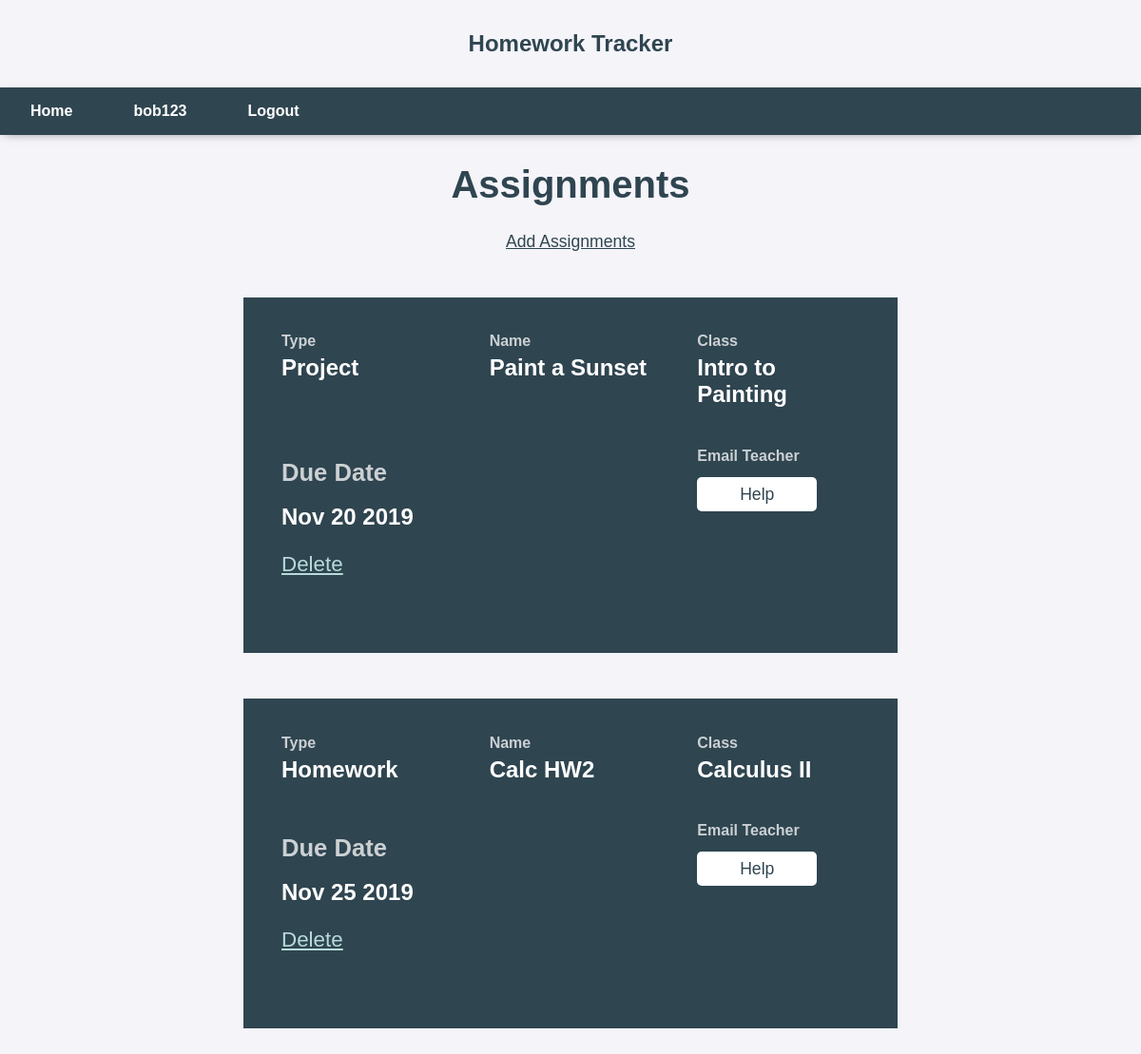
The page /assignments.php (signed in) on the database its author committed.
### tables this page shows
create table assignment
(assignmentID int(5) unsigned auto_increment not null,
username varchar(20) not null,
classID char(10) not null,
assignmentType char(8) not null,
assignmentName varchar(25) not null,
dueDate date not null,
primary key(assignmentID),
constraint FK_userTable foreign key (username)
	references user(username)
	ON DELETE CASCADE,
constraint FK_classID foreign key (classID)
	references class(classID)
	ON DELETE CASCADE
);

create table class
(classID char(10) not null,
username varchar(20) not null,
className varchar(30) not null,
teacher varchar(15) not null,
email varchar(45),
primary key(classID, username),
constraint FK_username foreign key (username)
	references user(username)
	ON DELETE CASCADE
);

### loginCheck.php (called while the page is built, shortened)
<?php
function isLoggedIn()
{
	if (isset($_SESSION['valid_user'])) {
		return true;
	}else{
		return false;
	}
}
?>

### assignments.php (the view, shortened to what this page needs)
<!DOCTYPE html>
<html lang="en">
<head>
<link rel="stylesheet" href="generalstylesheet.css">
<link rel="stylesheet" href="assignments.css">
<link rel="stylesheet" href="errormsg.css">
</head>
<body>
  <h1>Homework Tracker</h1>
  <?php
    include('loginCheck.php');
    if (isLoggedIn()){
      $username = $_SESSION['valid_user'];
      echo "
      <nav>
        <ul>
          <li><a href=\"index.html\">Home</a></li>
          <li><a href=\"login.php\">$username</a></li>
          <li><a href=\"logout.php\">Logout</a></li>
        </ul>
      </nav>";
      echo "<h1 id='header'>Assignments</h1>";
      echo "<div id='centered'><a href='addAssignments.php'>Add Assignments</a></div>";
      $query = "SELECT class.className, class.email, assignmentType, assignmentName, DATE_FORMAT(dueDate, '%b %e %Y') dueDate
      FROM assignment
      INNER JOIN class on class.classID = assignment.classID
      AND class.username = assignment.username
      WHERE class.username='".$username."'
      ORDER BY dueDate ASC";
      $assignments = mysqli_query($db, $query);
      echo "<div id='container'>";
      if(mysqli_query($db, $query)){
        while ($row = mysqli_fetch_array($assignments)) {
          echo "<div class='row-container'>";
          echo "<div class=\"row\">";
          echo "<div class=\"column left\">";
          echo "<h4>Type</h4>";
          echo "<h2>".$row['assignmentType']."</h2>";
          echo "</div>";
          echo "<div class=\"column mid\">";
          echo "<h4>Name</h4>";
          echo "<h2>".$row['assignmentName']."</h2>";
          echo "</div>";
          echo "<div class=\"column right\">";
          echo "<h4>Class</h4>";
          echo "<h2>".$row['className']."</h2>";
          echo "</div>";
          echo "</div>";
          echo "<div class=\"row\">";
          echo "<div class=\"column l\">";
          echo "<h4>Due Date</h4>";
          echo "<h2>".$row['dueDate']."</h2>";
          $assignmentName = $row['assignmentName'];
          echo "<a href='deleteAssignment.php?id=".$assignmentName."'>Delete</a>";
          echo "</div>";
          echo "<div class=\"column r\">";
          echo "<h4>Email Teacher</h4>";
          $email = $row['email'];
          echo "<a href=\"mailto:$email?Subject=Homework%20Help\" target='_top'>Help</a>";
          echo "</div>";
          echo "</div>";
          echo"</div>";
        }
        echo "</div>";
      }else {
        echo "<div id='error'>";
        echo "<h2>There was an error, please contact <a href='mailto:eq6679uu@metrostate.edu?Subject=Error' target='_top'>Jaclyn Cao.</a></h2>";
        echo "</div>";
      }
    }
    else
    {
      notLoggedIn();
    }
  ?>
</body>
</html>

### generalstylesheet.css (style rules this page uses)
body { font-family: sans-serif; margin: 0; padding: 0; background-color: #f4f4f9; }
h1:first-of-type { font-size: 1.5rem; padding: 2rem; text-align: center; color: #2f4550; background-color: #f4f4f9; margin: 0 }
nav ul { float: left; margin: 0; padding: 0; background-color: #2f4550; width: 100%; z-index: 1; box-shadow: 0 3px 10px -5px rgba(0, 0, 0, 0.5); }
nav ul li { float: left; list-style: none; position: relative; }
nav ul li a { padding: 1rem 2rem; display: block; text-decoration: none; color: white; font-weight: bold; }

### assignments.css (style rules this page uses)
* { box-sizing: border-box; }
#header { font-size: 2.5rem; margin-top: 5rem; color: #2f4550; text-align: center; }
#centered { text-align: center; }
#centered a { color: #2f4550; font-size: 1.1rem; }
#container { margin-bottom: 10rem; }
.row-container { margin-top: 3rem; background-color: #2f4550; margin-right: 16rem; margin-left: 16rem; padding: 1rem; }
.row:after { content: ""; display: table; clear: both; }
div h4 { color: white; opacity: 0.75; }
div h2 { margin-top: -1rem; color: white; font-size: 1.5rem; }
div .column { padding-left: 1.5rem; padding-right: 1.5rem; float: left; width: 33.33%; }
div .left { width: 33.33%; }
div .mid { width: 33.33%; }
div .right { width: 33.33%; color: black; }
div .l { font-size: 1.6rem; }
div .l a { color: #B8DBD9; font-size: 1.4rem; }
div .r { float: right; }
div .r a { font-size: 1.1rem; color: #2f4550; text-decoration: none; padding: .5rem 2.8rem; background-color: white; border-radius: 5px; }
.row:last-child { margin-bottom: 4rem; }

### rows shown on the page
assignment: assignmentType "Project", assignmentName "Paint a Sunset", class.className "Intro to Painting", dueDate "Nov 20 2019"
assignment: assignmentType "Homework", assignmentName "Calc HW2", class.className "Calculus II", dueDate "Nov 25 2019"

### other values the page prints
$username "bob123"
